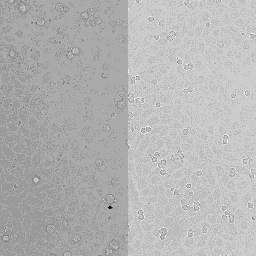
#> input picture fig3/v2/runs_rejected/optimise_by_eye_cancer_r2_attempt1/subject_folder/image.tif, 256 x 256 px, shrunk from 1024 x 1022 before the run, found by its file name
$ python cls.py
#> lines starting #> are read from the running program, lines starting #| are printed output that depends on the picture
### fig3/v2/runs_rejected/optimise_labels_endo_r1_attempt1/subject_folder/work/evalseg.py
"""Compare predicted labels with annotation: detection F1 (IoU>=0.5), count, area and aspect ratio agreement."""
import sys, numpy as np, tifffile
from skimage.measure import regionprops
PX=0.65
def match(gt,pr):
    gi,pi=np.unique(gt[gt>0]),np.unique(pr[pr>0])
    pairs=np.stack([gt.ravel(),pr.ravel()],1); pairs=pairs[(pairs>0).all(1)]
    u,c=np.unique(pairs,axis=0,return_counts=True)
    ga={i:(gt==i).sum() for i in gi} if False else dict(zip(*np.unique(gt,return_counts=True)))
    pa=dict(zip(*np.unique(pr,return_counts=True)))
    m={}
    for (g,p),n in zip(u,c):
        iou=n/(ga[g]+pa[p]-n)
        if iou>=0.5: m[g]=(p,iou)
    return m,len(gi),len(pi)
def stats(l):
    return {r.label:(r.area*PX**2, r.axis_major_length/max(r.axis_minor_length,1e-9)) for r in regionprops(l)}
def evaluate(gt,pr):
    m,ng,npred=match(gt,pr); tp=len(m)
    if tp==0: return dict(n_gt=ng,n_pred=npred,tp=0,F1_iou50=0.0,mean_iou_matched=0.0,median_area_pred=float('nan'))
    f1=2*tp/(ng+npred); sg,sp=stats(gt),stats(pr)
    a=np.array([[sg[g][0],sp[p][0]] for g,(p,_) in m.items()]); r=np.array([[sg[g][1],sp[p][1]] for g,(p,_) in m.items()])
    allg=np.array(list(sg.values())); allp=np.array(list(sp.values()))
    return dict(n_gt=ng,n_pred=npred,tp=tp,F1_iou50=round(f1,3),precision=round(tp/npred,3),recall=round(tp/ng,3),
      count_ratio=round(npred/ng,3),mean_iou_matched=round(np.mean([v[1] for v in m.values()]),3),
      median_area_gt=round(np.median(allg[:,0]),0),median_area_pred=round(np.median(allp[:,0]),0),
      median_AR_gt=round(np.median(allg[:,1]),2),median_AR_pred=round(np.median(allp[:,1]),2),
      matched_area_rel_err_median=round(np.median(np.abs(a[:,1]-a[:,0])/a[:,0]),3),
      matched_AR_abs_err_median=round(np.median(np.abs(r[:,1]-r[:,0])),3),
      matched_area_corr=round(np.corrcoef(a.T)[0,1],3),matched_AR_corr=round(np.corrcoef(r.T)[0,1],3))
# [2 lines that do not run on import are left out]

### fig3/v2/runs_rejected/optimise_labels_endo_r1_attempt1/subject_folder/work/cls.py
import sys,numpy as np,tifffile
sys.path.insert(0,'work')
from skimage import filters, feature, segmentation, morphology, measure
import scipy.ndimage as ndi
from evalseg import evaluate
a=tifffile.imread('image.tif').astype(np.float32); gt=tifffile.imread('annotation.tif')
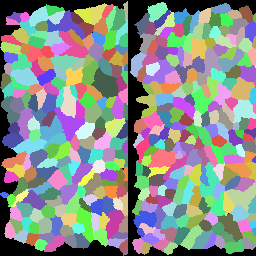
#> input picture fig3/v2/runs_rejected/optimise_labels_endo_r1_attempt2/subject_folder/annotation.tif, 256 x 256 px, shrunk from 1024 x 1022 before the run, found by its file name
#> further down, gt is the input picture: shape (256, 256) int32; 412 distinct labels, from 0 to 927
def run(sig_hp=2.0,sig_seed=10,md=18,comp=0.0,sig_edge=2.0,thr=4.0,w_edge=1.0):
    bg=filters.gaussian(a,30); d=a-bg
    sd=np.sqrt(filters.gaussian(d**2,60)); n=d/sd
    # cancer / debris: strong excursions
    strong=filters.gaussian(np.abs(n),1.5)>thr
    strong=morphology.remove_small_objects(strong,20)
    strong=morphology.binary_dilation(strong,morphology.disk(5))
    hp=filters.gaussian(n,sig_hp)-filters.gaussian(n,sig_hp*3)
    en=np.where(strong,0,hp**2)
    w=(~strong).astype(np.float32)
    energy=filters.gaussian(en,sig_seed)/np.maximum(filters.gaussian(w,sig_seed),0.05)
    pk=feature.peak_local_max(energy,min_distance=md,exclude_border=False)
    mk=np.zeros(a.shape,np.int32); mk[tuple(pk.T)]=np.arange(1,len(pk)+1)
    edge=filters.gaussian(np.where(strong,0,np.abs(hp)),sig_edge)
    lab=segmentation.watershed(w_edge*edge/edge.std(),mk,compactness=comp)
    return lab,mk,strong
if __name__=="__main__":
    for sig_seed in (8,12):
      for md in (15,22):
        for comp in (0,0.01,0.1):
            lab,mk,_=run(sig_seed=sig_seed,md=md,comp=comp); e=evaluate(gt,lab)
            print(sig_seed,md,comp,e['n_pred'],e['F1_iou50'],e['mean_iou_matched'],e['median_area_pred'],flush=True)
#> this loop made 2 passes
#> pass 1, in run, `bg = filters.gaussian(a, 30)`:
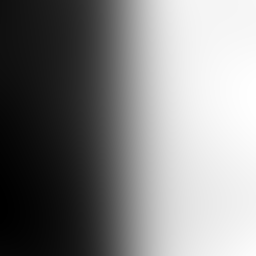
#> bg: shape (256, 256) float32; min 2520.5, max 3114.4, mean 2826.8; drawn with min black and max white
#> pass 1, in run, `d = a - bg`:
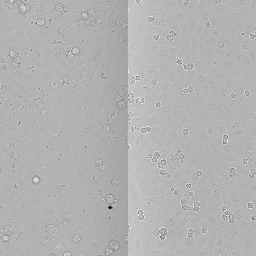
#> d: shape (256, 256) float32; min -2548.5, max 1079.5, mean -0.7; drawn with min black and max white
#> pass 1, in run, `sd = np.sqrt(filters.gaussian(d ** 2, 60))`:
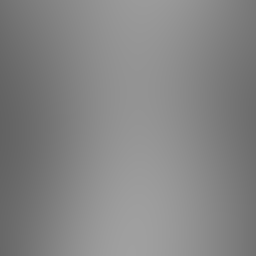
#> sd: shape (256, 256) float32; min 98.51, max 160.1, mean 133.5
